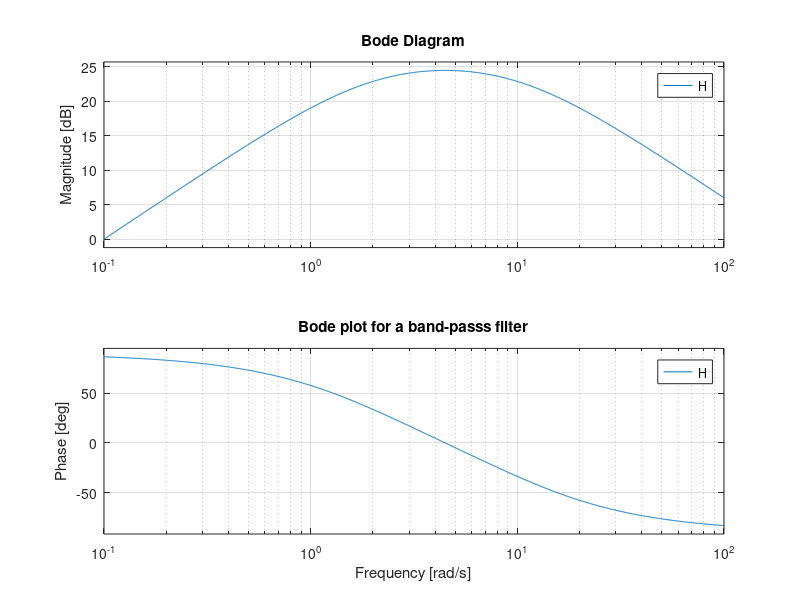

Write the MATLAB code that produced this figure. (Note: this script raises an error after producing the figure.)
%% Using MATLAB as a Calculator
a = 2; b = 4;c = -6;
dat = b^2 - 4*a*c

e = sqrt(dat)/10

%% Help for MATLAB
help
help log2

%% Matrix
A = [1 2 3; 4 5 6; 7 8 90]

B=A'

C=A+B


det(A)

inv(A)

%% Plotting plot(xdata,ydata)

x = 0:pi/100:5*pi;
y = 10*sin(2*pi*x);
plot(x,y);


%% liner system example
A=[1 2 3; 2 3 4]
b=[1; 10]

A\b

%% DC Circuit Analysis - voltage

A = [ 3 -2 0 0;
 -1 5 1 -5
 0 -2 3 -1;
 0 -2 -1 3]
B = [16 0 12 -8]';
V = A\B % V=inv(A)*B

%% DC circuit Analysis - Current

A = [9 -4 0 -2; -4 15 -4 -6;
0 -4 10 -2; -2 -6 -2 20]

B = [6 -12 12 0]'

I=A\B


%% AC circuit Analysis 
%% basics
A=3-4j
abs(A)
angle(A) % in rad
imag(A)
real(A)
%% example
A = [-j 1; -2 (2 + j)]
B = [(3.468 - 2j) 16j].' %note the dot-transpose
V=A\B
abs(V)
angle(V(1))*180/pi %converts angle from radians to degrees
angle(V(2))*180/pi

%% Three-phase system

Z = [(15 + 10j) -1 (-12 - 10j);
 -1 (13 - 8j) (-10 + 8j);
 (-12 - 10j) (-10 + 8j) (37 + 8j)]

c1=120*exp(j*pi*(-120)/180)
c2=120*exp(j*pi*(120)/180)
a1=120 - c1; a2=c1 - c2
V = [a1; a2; 0]

I=Z\V


abs(I)
angle(I)*180/pi

%% Frequency Response
range = linspace(1,1000,50);
range = logspace(-2,4,100);


%% example 1 for frequency Response

H=tf([1 0 0 0],[1 14.8 38.1 2554])
w=logspace(-1,3);
bode(H,w)
title('Bode plot for a high-passs filter')

%% %% example 2 for frequency Response

H=tf([10 10],[1 6 100])

bode(H)
title('Bode plot for a band-passs filter')


%%  example 3 for frequency Response from Bode Plot session

H=tf([200 0],[1 12 20])
bode(H)
title('Bode plot for a band-passs filter')


%%  serires RLC circuit
syms t
R=0.5;L=0.001;C=100*1e-6/6
y0=115*exp(-200*t)-110*exp(-300*t); y1=diff(y0);
y2=diff(y0,2);